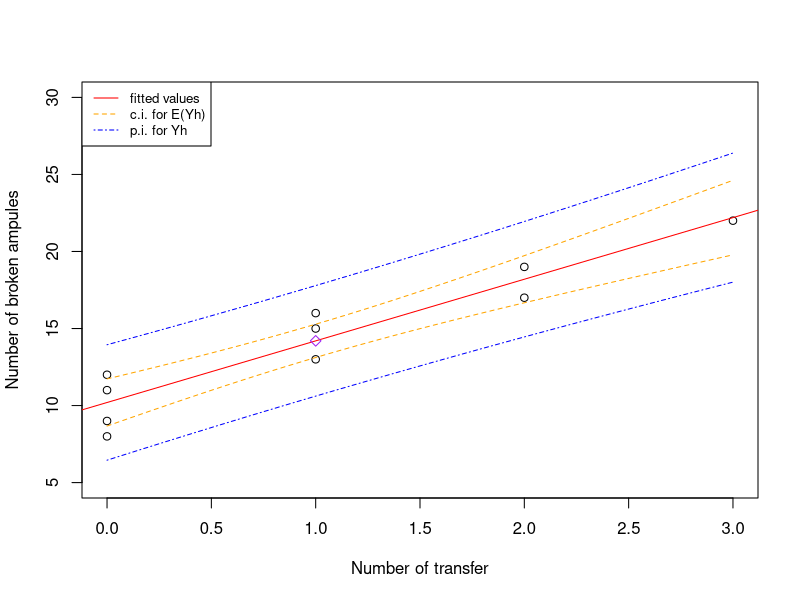

Source code (R):
## ---- chunk 1
knitr::opts_chunk$set(
	error = FALSE,
	message = FALSE,
	warning = FALSE
)
## ---- chunk 2
#Read data of Problem 1.21 in textbook
setwd("~/books/108s21/UCDSTA108-master/datasets")#set working directory to "datasets" folder
data1 = read.table("airfreight+breakage.txt")
Y = data1[,1]
X = data1[,2]
n = length(X)
## ---- chunk 3
#Get least square estimates:
fit=lm(Y~X)
b0hat = fit$coefficients[[1]] 
b1hat = fit$coefficients[[2]] 
## ---- chunk 4
#MSE
mse= summary(fit)$sigma^2
#estimated mean response given xh=3:
xh = 3
yhat = b0hat + b1hat*xh#xh is a new observation 
yhat
se.yhat = sqrt(mse*(1/n+ (xh - mean(X))^2/sum((X - mean(X))^2)))
se.yhat
## ---- chunk 5
alpha = 0.05
p = 1-alpha/2
critical.value = qt(p, n-2)
yhat.lb = yhat - critical.value*se.yhat
yhat.ub = yhat + critical.value*se.yhat
c(yhat.lb, yhat.ub)
## ---- chunk 6
predict(fit, newdata=data.frame(X=3), interval="confidence",level = 0.95)
## ---- chunk 7
pse.yhat = sqrt(mse*(1+1/n+ (xh - mean(X))^2/sum((X - mean(X))^2)))
pse.yhat
#Construct prediction interval using pse.yhat
ypred.lb = yhat - critical.value*pse.yhat
ypred.ub = yhat + critical.value*pse.yhat
c(ypred.lb, ypred.ub)
## ---- chunk 8
predict(fit, newdata=data.frame(X=3), interval="prediction",level = 0.95)
## ---- chunk 9
m=4
s.predmean = sqrt(mse*(1/m + 1/n + (xh - mean(X))^2/sum((X - mean(X))^2)))
s.predmean
#lower bound for average of predicted y
mean.pred.lb = yhat - critical.value*s.predmean
#upper bound for average of predicted y
mean.pred.ub = yhat + critical.value*s.predmean
#prediction confidence interval for the mean 
c(mean.pred.lb, mean.pred.ub)
#prediction confidence interval for total 
c(m*mean.pred.lb, m*mean.pred.ub)
## ---- chunk 10
#Fitted line
plot(X,Y,ylim=c(5,30),xlab = "Number of transfer",ylab = "Number of broken ampules")
abline(fit, col="red")

newx <- seq(0,3, by=0.05)#create a gid of new x values
#Confidence interval for E(Yh)
conf_interval <- predict(fit, newdata=data.frame(X=newx), interval="confidence", level = 0.95)
lines(newx, conf_interval[,2], col="orange", lty=2)
lines(newx, conf_interval[,3], col="orange", lty=2)

#Prediction interval for Yh
pred_interval <- predict(fit, newdata=data.frame(X=newx), interval="prediction", level = 0.95)
lines(newx, pred_interval[,2], col="blue", lty=4)
lines(newx, pred_interval[,3], col="blue", lty=4)
legend("topleft", legend=c("fitted values", "c.i. for E(Yh)", "p.i. for Yh"),
       col=c("red", "orange", "blue"), lty=c(1,2,4),cex=0.8)
points(mean(X),mean(Y), col="purple",pch=5)
